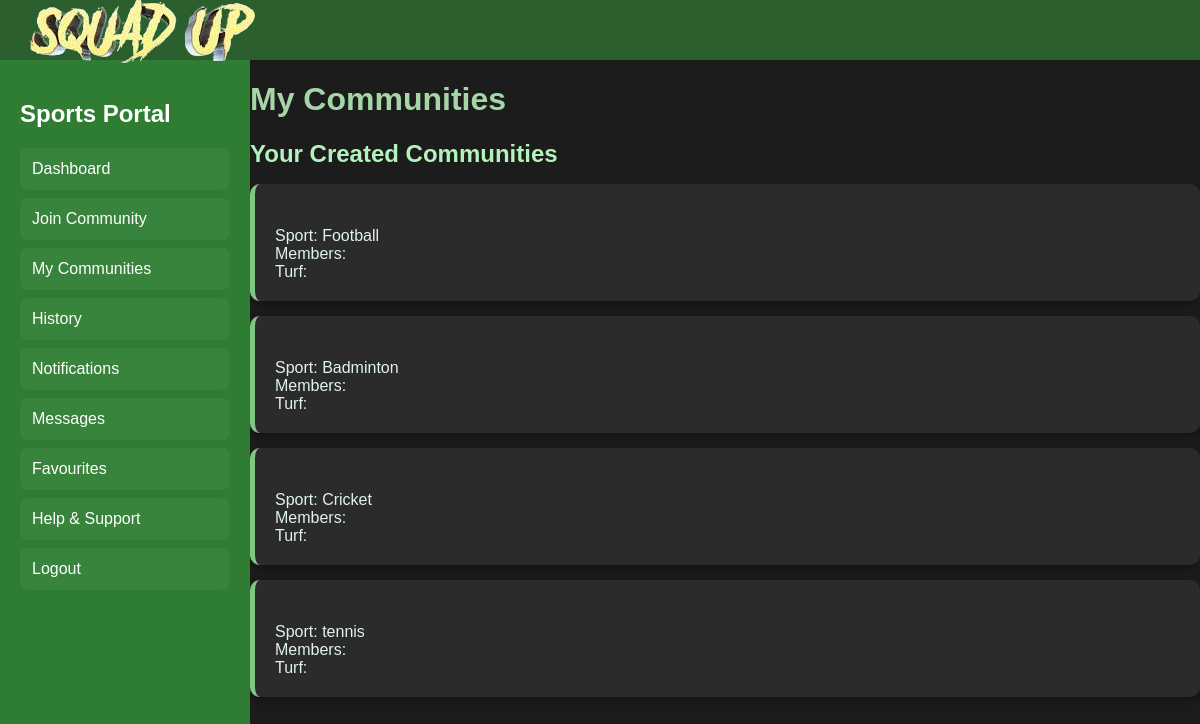
Before: /my_communities (signed in) with the older database file.
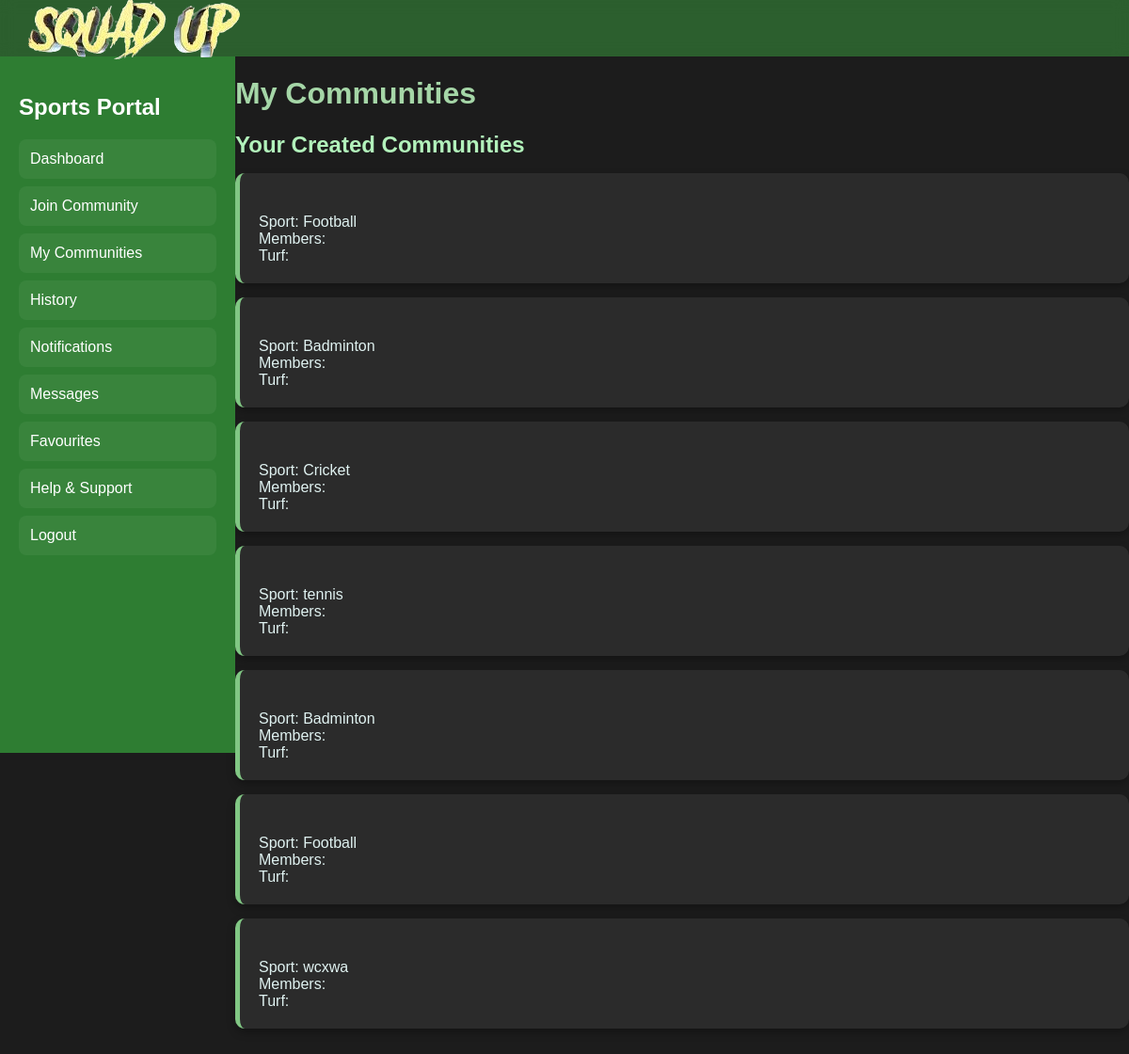
After: the same page with the newer database file.
### models.py (models this page shows, shortened)
class Community(db.Model):
    id = db.Column(db.Integer, primary_key=True)
    team_name = db.Column(db.String(100), nullable=True)  # Auto-generated if empty
    sport = db.Column(db.String(50), nullable=False)
    max_players = db.Column(db.Integer, nullable=False, default=12)
    turf_id = db.Column(db.Integer, db.ForeignKey('turf.id'), nullable=False)
    owner_id = db.Column(db.Integer, db.ForeignKey('user.id'), nullable=False)
    status = db.Column(db.String(20), default="active")  # "active" or "closed"
    turf = db.relationship('Turf', backref='communities')
    players = db.relationship('CommunityPlayers', backref='community', lazy=True, cascade="all, delete-orphan")
    __table_args__ = (db.UniqueConstraint('team_name', 'status', name='unique_active_team_name'),)

### app.py (the view)
@app.route('/my_communities')
@login_required
def my_communities():
    user_id = session['user_id']
    if not user_id:
        flash("You need to log in first!", 'warning')
        return redirect(url_for('login'))
    communities = Community.query.filter_by(owner_id=user_id).all()  # Assuming a Community model
    return render_template('my_communities.html', my_communities=communities)

### app.py (called while the page is built)
def login_required(f):
    @wraps(f)
    def decorated_function(*args, **kwargs):
        if 'user_id' not in session:
            flash("You need to log in first!", "danger")
            return redirect(url_for('login'))
        return f(*args, **kwargs)
    return decorated_function

@app.before_request
def page_last_visited():
    excluded_routes = ['login', 'logout', 'static', 'register']
    if request.endpoint not in excluded_routes and request.method == 'GET':
        session['page_last_visited_url'] = request.path

### templates/my_communities.html (shortened to what this page needs)
<!DOCTYPE html>
<html lang="en">
<head>
    <link href="https://cdnjs.cloudflare.com/ajax/libs/font-awesome/6.4.0/css/all.min.css" rel="stylesheet">
</head>
<body>
    <div class="header">
        <div class="logo"><img class="squadUp-logo" src="/static/squadUp-logo.png" alt="Squad Up Logo"></div>
    </div>
    <div class="sidebar">
        <h2>Sports Portal</h2>
        <a href="{{ url_for('player_dashboard') }}">Dashboard</a>
        <a href="{{ url_for('join_community') }}">Join Community</a>
        <a href="{{ url_for('my_communities') }}">My Communities</a>
        <a href="#">History</a>
        <a href="#">Notifications</a>
        <a href="#">Messages</a>
        <a href="#">Favourites</a>
        <a href="#">Help & Support</a>
        <a href="{{ url_for('logout') }}">Logout</a>
    </div>
    <div class="content">
        <h1>My Communities</h1>
        <div class="section">
            <h2>Your Created Communities</h2>
            <ul>
                {% for community in my_communities %}
                <li>
                    <strong>{{ community.name }}</strong><br>
                    Sport: {{ community.sport }}<br>
                    Members: {{ community.members_count }}<br>
                    Turf: {{ community.turf_name }}<br>
                </li>
                {% endfor %}
            </ul>
        </div>
    </div>
</body>
</html>

Changed rows visible on the page:
added Community: sport "Badminton"
added Community: sport "Football"
added Community: sport "wcxwa"
